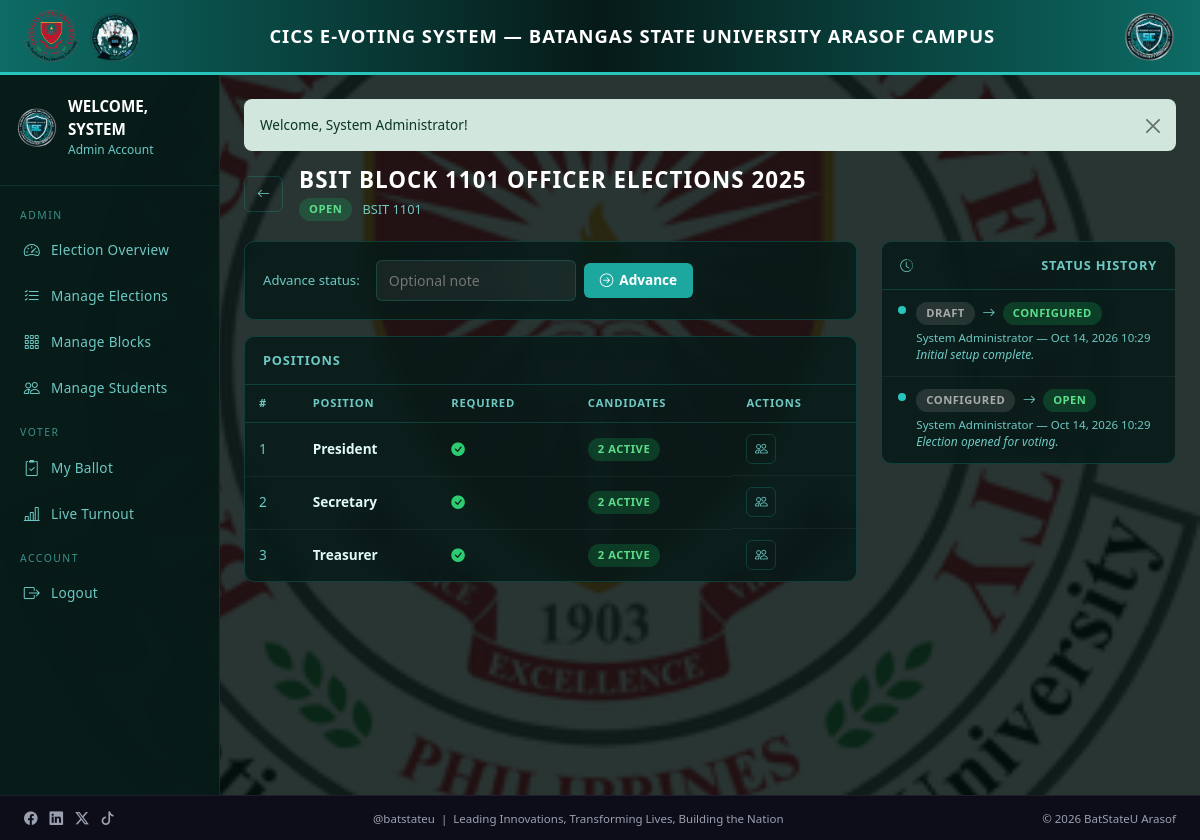
Page /admin/positions.php?election_id=1 (signed in) on the committed database.
### tables this page shows
CREATE TABLE IF NOT EXISTS block_elections (
    id          INT UNSIGNED AUTO_INCREMENT PRIMARY KEY,
    block_id    INT UNSIGNED NOT NULL,
    title       VARCHAR(200) NOT NULL,
    description TEXT         NULL,
    start_at    DATETIME     NOT NULL,
    end_at      DATETIME     NOT NULL,
    status      ENUM('draft','configured','open','closed','published') NOT NULL DEFAULT 'draft',
    created_by  INT UNSIGNED NULL,
    created_at  TIMESTAMP    DEFAULT CURRENT_TIMESTAMP,
    updated_at  TIMESTAMP    DEFAULT CURRENT_TIMESTAMP ON UPDATE CURRENT_TIMESTAMP,
    FOREIGN KEY (block_id)   REFERENCES blocks(id) ON DELETE RESTRICT,
    FOREIGN KEY (created_by) REFERENCES users(id)  ON DELETE SET NULL
);

CREATE TABLE IF NOT EXISTS blocks (
    id         INT UNSIGNED AUTO_INCREMENT PRIMARY KEY,
    block_name VARCHAR(100) NOT NULL,
     
    section    VARCHAR(10)  NOT NULL,
    year_level TINYINT      NOT NULL,
    semester   TINYINT      NOT NULL DEFAULT 1,
     
    track      ENUM('BA','NT') NULL DEFAULT NULL,
    created_at TIMESTAMP    DEFAULT CURRENT_TIMESTAMP
);

CREATE TABLE IF NOT EXISTS block_positions (
    id             INT UNSIGNED AUTO_INCREMENT PRIMARY KEY,
    election_id    INT UNSIGNED NOT NULL,
    position_name  VARCHAR(100) NOT NULL,
    max_votes      TINYINT      NOT NULL DEFAULT 1,
    is_required    TINYINT(1)   NOT NULL DEFAULT 1,
    sort_order     SMALLINT     NOT NULL DEFAULT 0,
    FOREIGN KEY (election_id) REFERENCES block_elections(id) ON DELETE CASCADE
);

CREATE TABLE IF NOT EXISTS block_election_status_logs (
    id           INT UNSIGNED AUTO_INCREMENT PRIMARY KEY,
    election_id  INT UNSIGNED NOT NULL,
    from_status  VARCHAR(20)  NOT NULL,
    to_status    VARCHAR(20)  NOT NULL,
    changed_by   INT UNSIGNED NULL,
    changed_at   TIMESTAMP    DEFAULT CURRENT_TIMESTAMP,
    note         TEXT         NULL,
    FOREIGN KEY (election_id) REFERENCES block_elections(id) ON DELETE CASCADE,
    FOREIGN KEY (changed_by)  REFERENCES users(id) ON DELETE SET NULL
);

CREATE TABLE IF NOT EXISTS users (
    id            INT UNSIGNED AUTO_INCREMENT PRIMARY KEY,
    student_id    VARCHAR(50)  NOT NULL UNIQUE,
    full_name     VARCHAR(150) NOT NULL,
     
    email         VARCHAR(150) NOT NULL UNIQUE,
    password_hash VARCHAR(255) NOT NULL,
    role          ENUM('admin','adviser','committee','voter') NOT NULL DEFAULT 'voter',
    block_id      INT UNSIGNED NULL,
    is_verified   TINYINT(1)   NOT NULL DEFAULT 0,
    is_active     TINYINT(1)   NOT NULL DEFAULT 1,
    created_at    TIMESTAMP    DEFAULT CURRENT_TIMESTAMP,
    FOREIGN KEY (block_id) REFERENCES blocks(id) ON DELETE SET NULL
);

### config/database.php (called while the page is built, shortened)
<?php
if (!function_exists('db')):
function db(): PDO
{
    static $pdo = null;
    if ($pdo === null) {
        $dsn = sprintf(
            'mysql:host=%s;port=%s;dbname=%s;charset=%s',
            DB_HOST, DB_PORT, DB_NAME, DB_CHARSET
        );
        $pdo = new PDO($dsn, DB_USER, DB_PASS, [
            PDO::ATTR_ERRMODE            => PDO::ERRMODE_EXCEPTION,
            PDO::ATTR_DEFAULT_FETCH_MODE => PDO::FETCH_ASSOC,
            PDO::ATTR_EMULATE_PREPARES   => false,
        ]);
    }
    return $pdo;
}
endif;

### services/BlockElectionService.php (called while the page is built, shortened)
<?php
class BlockElectionService
{
    private PDO $db;
    public function __construct(?PDO $db = null)
    {
        $this->db = $db ?? db();
    }
    public function getById(int $id): ?array
    {
        $stmt = $this->db->prepare(
            'SELECT be.*, b.block_name, b.section, b.year_level
             FROM block_elections be
             LEFT JOIN blocks b ON b.id = be.block_id
             WHERE be.id = ?'
        );
        $stmt->execute([$id]);
        $row = $stmt->fetch();
        return $row ?: null;
    }
    public function getStatusLog(int $electionId): array
    {
        $stmt = $this->db->prepare(
            'SELECT l.*, u.full_name AS changed_by_name
             FROM block_election_status_logs l
             LEFT JOIN users u ON u.id = l.changed_by
             WHERE l.election_id = ?
             ORDER BY l.changed_at DESC'
        );
        $stmt->execute([$electionId]);
        return $stmt->fetchAll();
    }
}

### services/BlockPositionService.php (called while the page is built, shortened)
<?php
class BlockPositionService
{
    private PDO $db;
    public function __construct(?PDO $db = null)
    {
        $this->db = $db ?? db();
    }
    public function getByElection(int $electionId): array
    {
        $stmt = $this->db->prepare(
            'SELECT bp.*,
                    (SELECT COUNT(*) FROM block_candidates bc
                     WHERE bc.position_id = bp.id AND bc.is_active = 1) AS active_candidates
             FROM block_positions bp
             WHERE bp.election_id = ?
             ORDER BY bp.sort_order ASC, bp.id ASC'
        );
        $stmt->execute([$electionId]);
        return $stmt->fetchAll();
    }
}

### admin/positions.php (the view, shortened to what this page needs)
<?php
require_once dirname(__DIR__) . '/includes/auth.php';
require_once dirname(__DIR__) . '/services/BlockElectionService.php';
require_once dirname(__DIR__) . '/services/BlockPositionService.php';
$electionId  = (int) ($_GET['election_id'] ?? 0);
$electionSvc = new BlockElectionService();
$posSvc      = new BlockPositionService();
$election = $electionSvc->getById($electionId);
$positions = $posSvc->getByElection($electionId);
$statusLog = $electionSvc->getStatusLog($electionId);
function status_badge(string $status): string {
    $cls = ['draft'=>'badge-draft','configured'=>'badge-configured','open'=>'badge-open','closed'=>'badge-closed','published'=>'badge-published'];
    return '<span class="badge-status ' . ($cls[$status] ?? 'badge-draft') . '">' . h(ucfirst($status)) . '</span>';
}
require_once dirname(__DIR__) . '/includes/header.php';
?>
<div class="page-header d-flex align-items-center gap-3">
    <a href="<?= BASE_URL ?>/admin/elections.php" class="btn-ghost" style="padding:7px 12px;">
        <i class="bi bi-arrow-left"></i>
    </a>
    <div>
        <h2 style="margin-bottom:4px;"><?= h($election['title']) ?></h2>
        <div class="election-status-bar">
            <?= status_badge($election['status']) ?>
            <span style="color:var(--text-muted);">BSIT <?= h($election['section'] ?? '') ?></span>
        </div>
    </div>
</div>
<div class="row g-4">
    <div class="col-lg-8">
        <?php if (in_array($election['status'], ['draft','configured','open','closed'], true)): ?>
        <div class="dark-card mb-3">
            <div class="card-body-inner d-flex align-items-center gap-3">
                <span style="color:var(--text-muted);font-size:.82rem;">Advance status:</span>
                <form method="post" style="display:flex;gap:8px;align-items:center;" onsubmit="return confirm('Advance election status?')">
                    <input type="text" name="note" class="form-control-dark" style="width:200px;"
                           placeholder="Optional note">
                    <button class="btn-gold" style="padding:7px 16px;">
                        <i class="bi bi-arrow-right-circle"></i> Advance
                    </button>
                </form>
            </div>
        </div>
        <?php endif; ?>
        <div class="dark-card mb-3">
            <div class="card-head">Positions</div>
            <div style="overflow-x:auto;">
                <table class="dark-table">
                    <thead>
                        <tr>
                            <th>#</th>
                            <th>Position</th>
                            <th>Required</th>
                            <th>Candidates</th>
                            <th>Actions</th>
                        </tr>
                    </thead>
                    <tbody>
                    <?php if (empty($positions)): ?>
                        <tr><td colspan="5" style="text-align:center;color:var(--text-muted);padding:24px;">No positions yet.</td></tr>
                    <?php else: foreach ($positions as $pos): ?>
                        <tr>
                            <td style="color:var(--text-muted);"><?= $pos['sort_order'] ?></td>
                            <td style="font-weight:600;"><?= h($pos['position_name']) ?></td>
                            <td><?= $pos['is_required'] ? '<i class="bi bi-check-circle-fill" style="color:#2ecc71;"></i>' : '<i class="bi bi-dash" style="color:var(--text-muted);"></i>' ?></td>
                            <td>
                                <a href="<?= BASE_URL ?>/admin/candidates.php?position_id=<?= $pos['id'] ?>&election_id=<?= $electionId ?>"
                                   class="badge-status badge-open" style="text-decoration:none;">
                                    <?= $pos['active_candidates'] ?> active
                                </a>
                            </td>
                            <td style="display:flex;gap:6px;">
                                <a href="<?= BASE_URL ?>/admin/candidates.php?position_id=<?= $pos['id'] ?>&election_id=<?= $electionId ?>"
                                   class="btn-sm-icon" title="Candidates"><i class="bi bi-people"></i></a>
                            </td>
                        </tr>
                    <?php endforeach; endif; ?>
                    </tbody>
                </table>
            </div>
        </div>
    </div>
    <div class="col-lg-4">
        <div class="dark-card">
            <div class="card-head"><i class="bi bi-clock-history me-1"></i>Status History</div>
            <div class="card-body-inner" style="padding:0;">
                <?php if (empty($statusLog)): ?>
                    <p style="color:var(--text-muted);font-size:.82rem;padding:16px;">No transitions yet.</p>
                <?php else: foreach ($statusLog as $log): ?>
                    <div class="feed-item" style="padding:12px 16px;">
                        <div class="feed-dot gold"></div>
                        <div>
                            <div style="font-size:.82rem;">
                                <span class="badge-status badge-draft"><?= h($log['from_status']) ?></span>
                                <i class="bi bi-arrow-right mx-1" style="color:var(--text-muted);"></i>
                                <span class="badge-status badge-open"><?= h($log['to_status']) ?></span>
                            </div>
                            <div class="feed-time mt-1">
                                <?= h($log['changed_by_name'] ?? 'System') ?> —
                                <?= h(date('M d, Y H:i', strtotime($log['changed_at']))) ?>
                            </div>
                            <?php if ($log['note']): ?>
                            <div style="font-size:.75rem;color:var(--text-muted);font-style:italic;"><?= h($log['note']) ?></div>
                            <?php endif; ?>
                        </div>
                    </div>
                <?php endforeach; endif; ?>
            </div>
        </div>
    </div>
</div>
<?php require_once dirname(__DIR__) . '/includes/footer.php'; ?>

### assets/css/style.css (style rules this page uses)
:root { --dark-bg: #061a18; --sidebar-bg: #071e1c; --sidebar-w: 220px; --gold: #26c6bc; --gold-dark: #1da89f; --teal-light: #26c6bc; --teal-mid: #1da89f; --teal-dark: #0d6b65; --teal-slate: #3d8f8a; --red: #c0392b; --card-bg: rgba(38,198,188,0.07); --card-border: rgba(38,198,188,0.20); --text-light: #e0faf8; --text-muted: #6ec9c4; }
*, *::before, *::after { box-sizing: border-box; }
body { margin: 0; font-family: 'Segoe UI', sans-serif; background-color: #061a18; background-image: url('../img/batstate-background.png'); background-size: cover; background-position: center center; background-attachment: fixed; background-repeat: no-repeat; color: var(--text-light); min-height: 100vh; }
body::before { content: ''; position: fixed; inset: 0; background: rgba(4, 18, 16, 0.85); z-index: 0; pointer-events: none; }
.page-header { margin-bottom: 20px; }
.page-header h2 { font-size: 1.4rem; font-weight: 800; text-transform: uppercase; letter-spacing: 1px; color: #fff; margin: 0 0 2px; }
.election-status-bar { display: flex; align-items: center; gap: 10px; font-size: .8rem; }
.dark-card { background: rgba(6, 26, 24, 0.82); backdrop-filter: blur(10px); border: 1px solid var(--card-border); border-radius: 10px; overflow: hidden; }
.dark-card .card-head { padding: 14px 18px; border-bottom: 1px solid var(--card-border); font-size: .8rem; font-weight: 700; text-transform: uppercase; letter-spacing: .8px; color: var(--text-muted); display: flex; justify-content: space-between; align-items: center; }
.dark-card .card-body-inner { padding: 18px; }
.dark-table { width: 100%; border-collapse: collapse; }
.dark-table th { font-size: .7rem; text-transform: uppercase; letter-spacing: .8px; color: var(--text-muted); padding: 10px 14px; border-bottom: 1px solid var(--card-border); font-weight: 600; }
.dark-table td { padding: 11px 14px; border-bottom: 1px solid rgba(255,255,255,0.05); font-size: .85rem; color: var(--text-light); vertical-align: middle; }
.dark-table tbody tr:last-child td { border-bottom: none; }
.badge-status { display: inline-block; padding: 3px 10px; border-radius: 20px; font-size: .7rem; font-weight: 700; text-transform: uppercase; letter-spacing: .5px; }
.badge-draft { background: rgba(150,150,150,.2); color: #aaa; }
.badge-open { background: rgba(25,200,100,.2); color: #5dde8a; }
.btn-gold { background: var(--teal-mid); color: #fff; border: none; padding: 8px 20px; border-radius: 6px; font-weight: 700; font-size: .85rem; cursor: pointer; transition: background .15s; text-decoration: none; display: inline-flex; align-items: center; gap: 6px; }
.btn-ghost { background: transparent; color: var(--text-muted); border: 1px solid var(--card-border); padding: 7px 16px; border-radius: 6px; font-size: .82rem; cursor: pointer; transition: all .15s; text-decoration: none; display: inline-flex; align-items: center; gap: 6px; }
.btn-sm-icon { background: transparent; border: 1px solid var(--card-border); color: var(--text-muted); width: 30px; height: 30px; border-radius: 6px; display: inline-flex; align-items: center; justify-content: center; font-size: .8rem; cursor: pointer; transition: all .15s; text-decoration: none; }
.form-control-dark { background: rgba(255,255,255,0.06); border: 1px solid var(--card-border); border-radius: 6px; color: #fff; padding: 9px 12px; font-size: .88rem; width: 100%; transition: border-color .15s; }
.feed-item { display: flex; align-items: flex-start; gap: 10px; padding: 10px 0; border-bottom: 1px solid rgba(255,255,255,0.05); font-size: .8rem; }
.feed-item:last-child { border-bottom: none; }
.feed-dot { width: 8px; height: 8px; border-radius: 50%; margin-top: 4px; flex-shrink: 0; }
.feed-dot.gold { background: var(--gold); }
.feed-time { color: var(--text-muted); font-size: .72rem; }

### rows in the picture
block_elections: title "BSIT BLOCK 1101 OFFICER ELECTIONS 2025", status "OPEN", block.section "1101"
block_positions: sort_order "1", position_name "President", is_required 1 (drawn), active_candidates "2"
block_positions: sort_order "2", position_name "Secretary", is_required 1 (drawn), active_candidates "2"
block_positions: sort_order "3", position_name "Treasurer", is_required 1 (drawn), active_candidates "2"
block_election_status_logs: from_status "DRAFT", to_status "CONFIGURED", changed_by.full_name "System Administrator", changed_at "Oct 14, 2026 10:29", note "Initial setup complete."
block_election_status_logs: from_status "CONFIGURED", to_status "OPEN", changed_by.full_name "System Administrator", changed_at "Oct 14, 2026 10:29", note "Election opened for voting."

### other values in the picture
explode(' ', $user['full_name'])[0] "SYSTEM"
$user['role'] "Admin"
